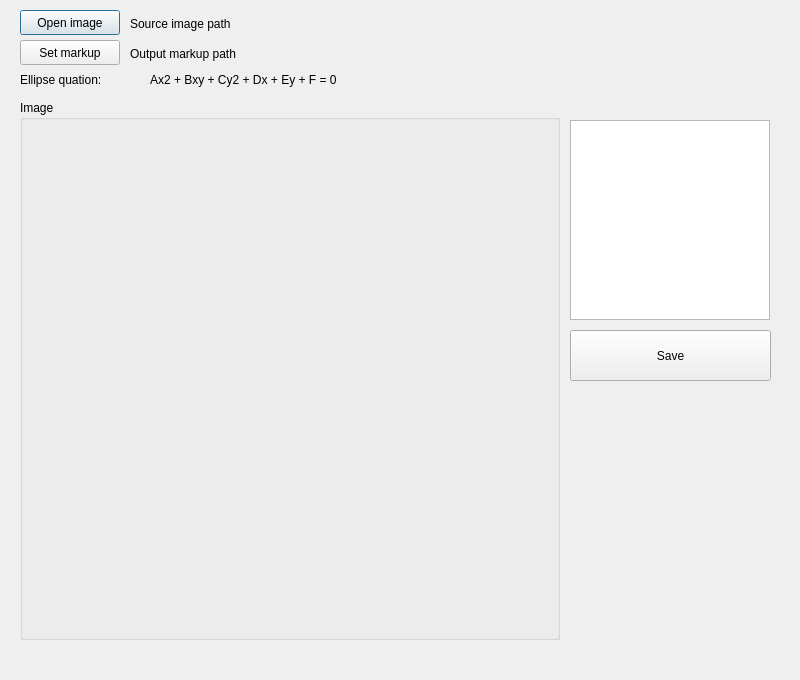
<?xml version="1.0" encoding="UTF-8"?>
<ui version="4.0">
 <class>Dialog</class>
 <widget class="QDialog" name="Dialog">
  <property name="geometry">
   <rect>
    <x>0</x>
    <y>0</y>
    <width>800</width>
    <height>680</height>
   </rect>
  </property>
  <property name="windowTitle">
   <string>Dialog</string>
  </property>
  <widget class="QPushButton" name="pushButtonOpenImage">
   <property name="geometry">
    <rect>
     <x>20</x>
     <y>10</y>
     <width>100</width>
     <height>25</height>
    </rect>
   </property>
   <property name="text">
    <string>Open image</string>
   </property>
  </widget>
  <widget class="QGroupBox" name="groupBox">
   <property name="geometry">
    <rect>
     <x>20</x>
     <y>100</y>
     <width>540</width>
     <height>540</height>
    </rect>
   </property>
   <property name="title">
    <string>Image</string>
   </property>
   <widget class="QLabel" name="labelImage">
    <property name="geometry">
     <rect>
      <x>10</x>
      <y>30</y>
      <width>500</width>
      <height>500</height>
     </rect>
    </property>
    <property name="text">
     <string/>
    </property>
   </widget>
  </widget>
  <widget class="QListView" name="listViewSelectedPoints">
   <property name="geometry">
    <rect>
     <x>570</x>
     <y>120</y>
     <width>200</width>
     <height>200</height>
    </rect>
   </property>
  </widget>
  <widget class="QLabel" name="labelEllipseEquation">
   <property name="geometry">
    <rect>
     <x>150</x>
     <y>70</y>
     <width>450</width>
     <height>20</height>
    </rect>
   </property>
   <property name="text">
    <string>Ax2 + Bxy + Cy2 + Dx + Ey + F = 0</string>
   </property>
  </widget>
  <widget class="QLabel" name="labelEllipseEquationText">
   <property name="geometry">
    <rect>
     <x>20</x>
     <y>70</y>
     <width>110</width>
     <height>20</height>
    </rect>
   </property>
   <property name="text">
    <string>Ellipse quation:</string>
   </property>
  </widget>
  <widget class="QLabel" name="labelSourceImagePath">
   <property name="geometry">
    <rect>
     <x>130</x>
     <y>15</y>
     <width>400</width>
     <height>17</height>
    </rect>
   </property>
   <property name="text">
    <string>Source image path</string>
   </property>
  </widget>
  <widget class="QPushButton" name="pushButtonSetOutput">
   <property name="geometry">
    <rect>
     <x>20</x>
     <y>40</y>
     <width>100</width>
     <height>25</height>
    </rect>
   </property>
   <property name="text">
    <string>Set markup</string>
   </property>
  </widget>
  <widget class="QLabel" name="labelOutputMarkupPath">
   <property name="geometry">
    <rect>
     <x>130</x>
     <y>45</y>
     <width>400</width>
     <height>17</height>
    </rect>
   </property>
   <property name="text">
    <string>Output markup path</string>
   </property>
  </widget>
  <widget class="QPushButton" name="pushButtonSaveMarkup">
   <property name="geometry">
    <rect>
     <x>570</x>
     <y>330</y>
     <width>201</width>
     <height>51</height>
    </rect>
   </property>
   <property name="text">
    <string>Save</string>
   </property>
  </widget>
 </widget>
 <resources/>
 <connections/>
</ui>
